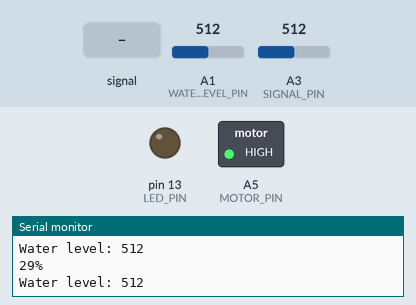
This sketch was run on a simulated Arduino Uno, built with avr-gcc and run on an emulated ATmega328P. Shown: switched loads named in the sketch (green lamp = pin HIGH), output pins drawn as LEDs (lit = HIGH), the last lines printed to the serial monitor. Dashed ring = blinking. The test bench sets the inputs (shaded band); at power-on: A1 (WATER_LEVEL_PIN) = 512, A3 (SIGNAL_PIN) = 512. Pins used as bus, display or sensor lines are not drawn.

Above: at 1.8 s.
1.9 s: A3 (SIGNAL_PIN) fed a 50 Hz sine of ±306 counts around its level
At 2.9 s:
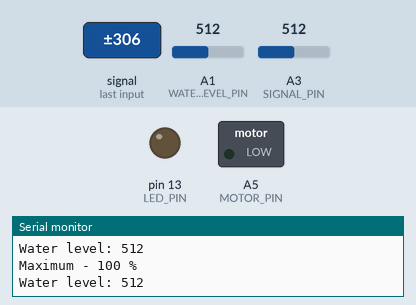
6.1 s: A1 (WATER_LEVEL_PIN) set to 307
7.8 s: A1 (WATER_LEVEL_PIN) set to 284
At 9.3 s:
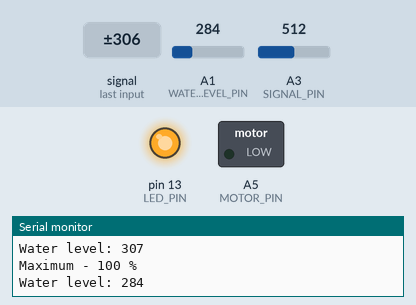
9.9 s: A1 (WATER_LEVEL_PIN) set to 306
At 11.1 s:
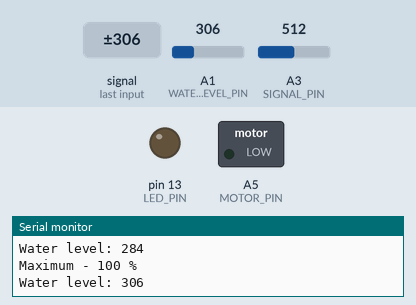
14.1 s: A1 (WATER_LEVEL_PIN) set to 290
At 15.6 s:
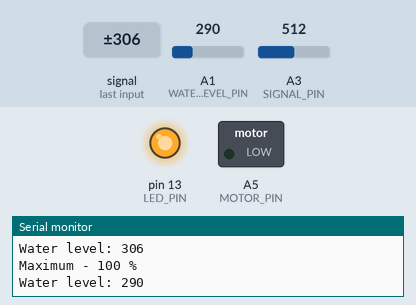
Timing chart, 0 to 17.1 s (numbered marks = the images above; inputs shaded):
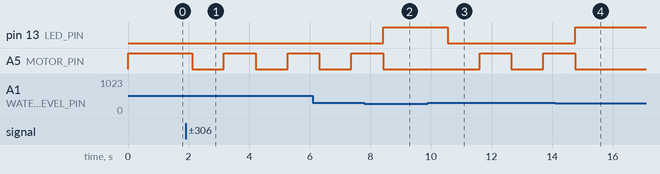

The sketch:

NutriTech_Pot.ino
```cpp
#include <SoftwareSerial.h>

// Calibration constants for soil moisture sensor
const int OpenAirReading = 565;   // calibration data 1
const int WaterReading = 385;     // calibration data 2

// Pin definitions
const int MOTOR_PIN = A5;
const int POWER_PIN = 7;
const int SIGNAL_PIN = A3;
const int WATER_LEVEL_PIN = A1;   // Analog pin for water level sensor
const int LED_PIN = 13;           // LED pin for low water level indication

// HC-05 Bluetooth module pins
const int RX_PIN = 2;
const int TX_PIN = 3;

// Thresholds
const int MOISTURE_THRESHOLD = 50;
const int WATER_LEVEL_THRESHOLD = 300;  // Threshold for water level (adjust based on calibration)

// Global variables
int moistureLevel = 0;
int soilMoisturePercentage = 0;
int waterLevel = 0;
SoftwareSerial bluetooth(RX_PIN, TX_PIN);

void setup() {
  Serial.begin(9600);        // Start serial communication at 9600 bps
  bluetooth.begin(9600);     // Start Bluetooth communication at 9600 bps

  pinMode(MOTOR_PIN, OUTPUT);
  pinMode(POWER_PIN, OUTPUT);
  pinMode(LED_PIN, OUTPUT);

  digitalWrite(POWER_PIN, LOW); // Turn the sensor OFF initially
  digitalWrite(LED_PIN, LOW);   // Turn the LED OFF initially
}

void loop() {
  measureSoilMoisture();
  measureWaterLevel();
  controlWaterPump();
  sendBluetoothData();
  delay(1000);
}
```

controlWaterPump.ino
```cpp
void controlWaterPump() {
  if (soilMoisturePercentage < MOISTURE_THRESHOLD && waterLevel >= WATER_LEVEL_THRESHOLD) {
    digitalWrite(MOTOR_PIN, HIGH); // Turn on the water pump
  } else {
    digitalWrite(MOTOR_PIN, LOW);  // Turn off the water pump
  }
}
```

measureSoilMoisture.ino
```cpp
void measureSoilMoisture() {
  digitalWrite(POWER_PIN, HIGH);  // Turn the sensor ON
  delay(10);                      // Wait 10 milliseconds
  moistureLevel = analogRead(SIGNAL_PIN); // Read the analog value from sensor
  digitalWrite(POWER_PIN, LOW);   // Turn the sensor OFF

  soilMoisturePercentage = map(moistureLevel, OpenAirReading, WaterReading, 0, 100);

  if (soilMoisturePercentage >= 100) {
    Serial.println("\nMaximum - 100 %");
    soilMoisturePercentage = 100;
  } else if (soilMoisturePercentage <= 0) {
    Serial.println("\nMinimum - 0 %");
    soilMoisturePercentage = 0;
  } else {
    Serial.print(soilMoisturePercentage);
    Serial.println("%");
  }
}
```

measureWaterLevel.ino
```cpp
void measureWaterLevel() {
  waterLevel = analogRead(WATER_LEVEL_PIN);
  Serial.print("Water level: ");
  Serial.println(waterLevel);

  if (waterLevel < WATER_LEVEL_THRESHOLD) {
    digitalWrite(LED_PIN, HIGH); // Turn on the LED to indicate low water level
  } else {
    digitalWrite(LED_PIN, LOW);  // Turn off the LED if water level is sufficient
  }
}
```

sendBluetoothData.ino
```cpp
void sendBluetoothData() {
  bluetooth.print("Soil Moisture: ");
  bluetooth.print(soilMoisturePercentage);
  bluetooth.println("%");

  bluetooth.print("Water Level: ");
  if (waterLevel < WATER_LEVEL_THRESHOLD) {
    bluetooth.print("Low");
    bluetooth.println(" - Refill Needed!");
  } else {
    bluetooth.print(map(waterLevel, 0, 1023, 0, 100)); // Convert water level to percentage
    bluetooth.println("%");
  }
}
```

Measured:
- the behaviour switches between 300 and 299 on A1 (WATER_LEVEL_PIN) (found by bisection; images 1 and 2)
- after the input at 1.9 s, A5 (MOTOR_PIN): alternates HIGH for 1.0 s and LOW for 1.1 s, starting after 0.21 s
- after the input at 7.8 s, pin 13 (LED_PIN): LOW → HIGH after 0.62 s; A5 (MOTOR_PIN): goes on until 8.4 s, then stays LOW
- after the input at 9.9 s, pin 13 (LED_PIN): HIGH → LOW after 0.66 s; A5 (MOTOR_PIN): LOW → HIGH after 1.7 s, → LOW 1.0 s later, → HIGH 1.1 s later
- after the input at 14.1 s, pin 13 (LED_PIN): LOW → HIGH after 0.66 s
